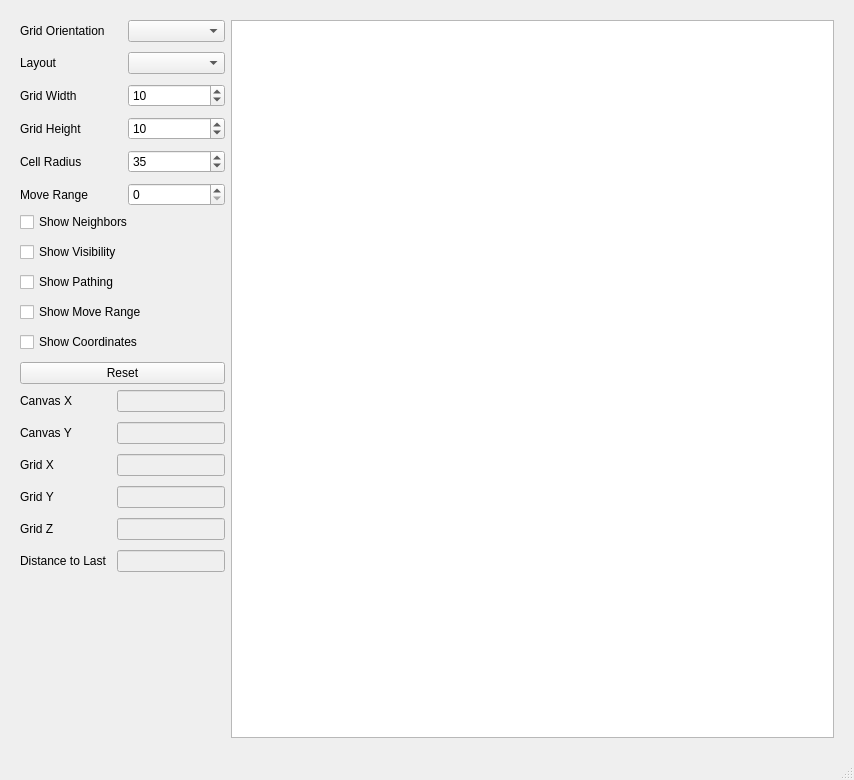
<?xml version="1.0" encoding="UTF-8"?>
<ui version="4.0">
 <class>MainWindow</class>
 <widget class="QMainWindow" name="MainWindow">
  <property name="geometry">
   <rect>
    <x>0</x>
    <y>0</y>
    <width>854</width>
    <height>780</height>
   </rect>
  </property>
  <property name="windowTitle">
   <string>MainWindow</string>
  </property>
  <widget class="QWidget" name="centralwidget">
   <layout class="QGridLayout" name="gridLayout_3">
    <property name="leftMargin">
     <number>20</number>
    </property>
    <property name="topMargin">
     <number>20</number>
    </property>
    <property name="rightMargin">
     <number>20</number>
    </property>
    <property name="bottomMargin">
     <number>20</number>
    </property>
    <item row="0" column="0">
     <layout class="QHBoxLayout" name="horizontalLayout" stretch="0,1">
      <item>
       <layout class="QVBoxLayout" name="verticalLayout_3">
        <item>
         <layout class="QGridLayout" name="gridLayout_2" rowstretch="0,0,0,0,0,0,0,0">
          <property name="spacing">
           <number>10</number>
          </property>
          <item row="2" column="0">
           <widget class="QLabel" name="label_4">
            <property name="text">
             <string>Grid Width</string>
            </property>
           </widget>
          </item>
          <item row="3" column="0">
           <widget class="QLabel" name="label_3">
            <property name="text">
             <string>Grid Height</string>
            </property>
           </widget>
          </item>
          <item row="5" column="1">
           <widget class="QSpinBox" name="cellRadiusBox">
            <property name="minimum">
             <number>10</number>
            </property>
            <property name="maximum">
             <number>200</number>
            </property>
            <property name="value">
             <number>35</number>
            </property>
           </widget>
          </item>
          <item row="2" column="1">
           <widget class="QSpinBox" name="gridWidthBox">
            <property name="minimum">
             <number>1</number>
            </property>
            <property name="value">
             <number>10</number>
            </property>
           </widget>
          </item>
          <item row="0" column="1">
           <widget class="QComboBox" name="orientationComboBox"/>
          </item>
          <item row="1" column="1">
           <widget class="QComboBox" name="layoutComboBox">
            <property name="frame">
             <bool>true</bool>
            </property>
           </widget>
          </item>
          <item row="0" column="0">
           <widget class="QLabel" name="label">
            <property name="text">
             <string>Grid Orientation</string>
            </property>
           </widget>
          </item>
          <item row="3" column="1">
           <widget class="QSpinBox" name="gridHeightBox">
            <property name="minimum">
             <number>1</number>
            </property>
            <property name="value">
             <number>10</number>
            </property>
           </widget>
          </item>
          <item row="1" column="0">
           <widget class="QLabel" name="label_2">
            <property name="text">
             <string>Layout</string>
            </property>
           </widget>
          </item>
          <item row="5" column="0">
           <widget class="QLabel" name="label_6">
            <property name="text">
             <string>Cell Radius</string>
            </property>
           </widget>
          </item>
          <item row="6" column="1">
           <widget class="QSpinBox" name="moveRangeBox">
            <property name="maximum">
             <number>100</number>
            </property>
           </widget>
          </item>
          <item row="6" column="0">
           <widget class="QLabel" name="label_5">
            <property name="text">
             <string>Move Range</string>
            </property>
           </widget>
          </item>
         </layout>
        </item>
        <item>
         <layout class="QVBoxLayout" name="verticalLayout_2">
          <property name="spacing">
           <number>10</number>
          </property>
          <item>
           <widget class="QCheckBox" name="showNeighborsCheck">
            <property name="text">
             <string>Show Neighbors</string>
            </property>
           </widget>
          </item>
          <item>
           <widget class="QCheckBox" name="showVisibilityCheck">
            <property name="text">
             <string>Show Visibility</string>
            </property>
           </widget>
          </item>
          <item>
           <widget class="QCheckBox" name="showPathCheck">
            <property name="text">
             <string>Show Pathing</string>
            </property>
           </widget>
          </item>
          <item>
           <widget class="QCheckBox" name="showMoveRangeCheck">
            <property name="text">
             <string>Show Move Range</string>
            </property>
           </widget>
          </item>
          <item>
           <widget class="QCheckBox" name="showCoordsCheck">
            <property name="text">
             <string>Show Coordinates</string>
            </property>
           </widget>
          </item>
          <item>
           <widget class="QPushButton" name="pushButton">
            <property name="text">
             <string>Reset</string>
            </property>
           </widget>
          </item>
         </layout>
        </item>
        <item>
         <layout class="QGridLayout" name="gridLayout">
          <property name="spacing">
           <number>10</number>
          </property>
          <item row="0" column="0">
           <widget class="QLabel" name="label_8">
            <property name="text">
             <string>Canvas X</string>
            </property>
           </widget>
          </item>
          <item row="0" column="1">
           <widget class="QLineEdit" name="canvasXBox">
            <property name="enabled">
             <bool>false</bool>
            </property>
            <property name="mouseTracking">
             <bool>false</bool>
            </property>
            <property name="acceptDrops">
             <bool>false</bool>
            </property>
           </widget>
          </item>
          <item row="1" column="0">
           <widget class="QLabel" name="label_7">
            <property name="text">
             <string>Canvas Y</string>
            </property>
           </widget>
          </item>
          <item row="1" column="1">
           <widget class="QLineEdit" name="canvasYBox">
            <property name="enabled">
             <bool>false</bool>
            </property>
            <property name="mouseTracking">
             <bool>false</bool>
            </property>
            <property name="acceptDrops">
             <bool>false</bool>
            </property>
           </widget>
          </item>
          <item row="2" column="0">
           <widget class="QLabel" name="label_1008">
            <property name="text">
             <string>Grid X</string>
            </property>
           </widget>
          </item>
          <item row="2" column="1">
           <widget class="QLineEdit" name="gridXBox">
            <property name="enabled">
             <bool>false</bool>
            </property>
            <property name="mouseTracking">
             <bool>false</bool>
            </property>
            <property name="acceptDrops">
             <bool>false</bool>
            </property>
           </widget>
          </item>
          <item row="3" column="0">
           <widget class="QLabel" name="label_1007">
            <property name="text">
             <string>Grid Y</string>
            </property>
           </widget>
          </item>
          <item row="3" column="1">
           <widget class="QLineEdit" name="gridYBox">
            <property name="enabled">
             <bool>false</bool>
            </property>
            <property name="mouseTracking">
             <bool>false</bool>
            </property>
            <property name="acceptDrops">
             <bool>false</bool>
            </property>
           </widget>
          </item>
          <item row="4" column="0">
           <widget class="QLabel" name="label_1010">
            <property name="text">
             <string>Grid Z</string>
            </property>
           </widget>
          </item>
          <item row="4" column="1">
           <widget class="QLineEdit" name="gridZBox">
            <property name="enabled">
             <bool>false</bool>
            </property>
            <property name="mouseTracking">
             <bool>false</bool>
            </property>
            <property name="acceptDrops">
             <bool>false</bool>
            </property>
           </widget>
          </item>
          <item row="5" column="0">
           <widget class="QLabel" name="label_10">
            <property name="text">
             <string>Distance to Last</string>
            </property>
           </widget>
          </item>
          <item row="5" column="1">
           <widget class="QLineEdit" name="distToLastBox">
            <property name="enabled">
             <bool>false</bool>
            </property>
            <property name="mouseTracking">
             <bool>false</bool>
            </property>
            <property name="acceptDrops">
             <bool>false</bool>
            </property>
           </widget>
          </item>
         </layout>
        </item>
        <item>
         <spacer name="verticalSpacer">
          <property name="orientation">
           <enum>Qt::Vertical</enum>
          </property>
          <property name="sizeHint" stdset="0">
           <size>
            <width>20</width>
            <height>40</height>
           </size>
          </property>
         </spacer>
        </item>
       </layout>
      </item>
      <item>
       <widget class="QGraphicsView" name="canvas">
        <property name="mouseTracking">
         <bool>true</bool>
        </property>
        <property name="alignment">
         <set>Qt::AlignLeading|Qt::AlignLeft|Qt::AlignTop</set>
        </property>
       </widget>
      </item>
     </layout>
    </item>
   </layout>
  </widget>
  <widget class="QMenuBar" name="menubar">
   <property name="geometry">
    <rect>
     <x>0</x>
     <y>0</y>
     <width>854</width>
     <height>21</height>
    </rect>
   </property>
  </widget>
  <widget class="QStatusBar" name="statusbar"/>
 </widget>
 <resources/>
 <connections/>
</ui>
